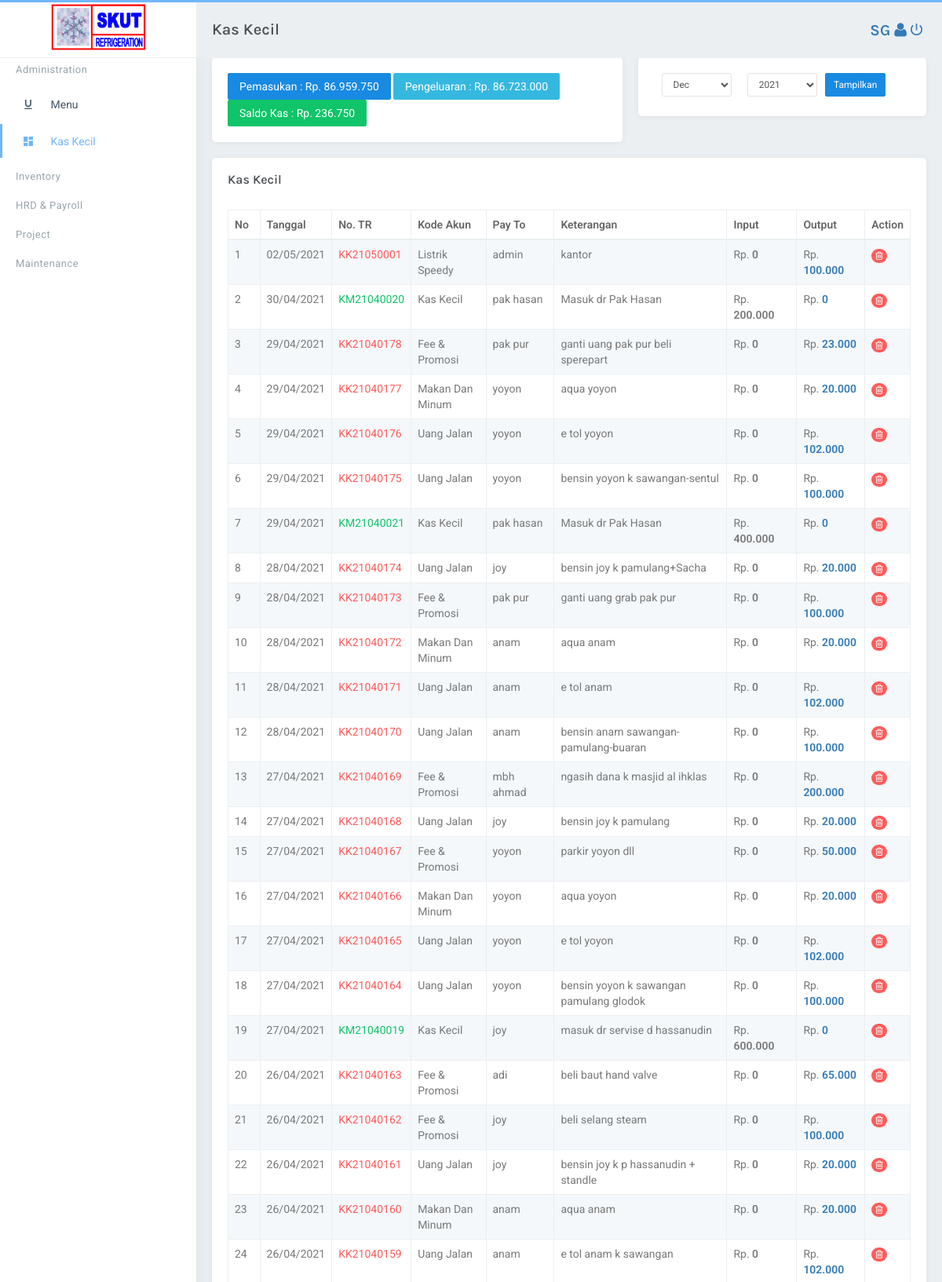
Page /administration/index.php (signed in, upper part) on the committed database.
### tables this page shows
CREATE TABLE `kas` (
  `id` int(11) NOT NULL,
  `tanggal` date DEFAULT NULL,
  `kodekas` varchar(50) DEFAULT NULL,
  `kodebulan` varchar(50) DEFAULT NULL,
  `kodetr` varchar(50) DEFAULT NULL,
  `payto` varchar(50) DEFAULT NULL,
  `keterangan` varchar(255) DEFAULT NULL,
  `input` int(11) DEFAULT NULL,
  `output` int(11) DEFAULT NULL,
  `saldo` int(11) DEFAULT NULL,
  `kodeakun` varchar(50) DEFAULT NULL
);

CREATE TABLE `kodeakun` (
  `id` int(11) NOT NULL,
  `kodeakun1` int(11) DEFAULT NULL,
  `ketkode1` varchar(50) DEFAULT NULL,
  `kodeakun2` int(11) DEFAULT NULL,
  `ketkode2` varchar(50) DEFAULT NULL,
  `kodeakun3` int(11) DEFAULT NULL,
  `ketkode3` varchar(50) DEFAULT NULL
);

### include/fungsi.php (called while the page is built, shortened)
<?php
$conn = mysqli_connect('localhost', 'root', '', 'skutrs_srs');
function query($query)
{
    global $conn;
    $result = mysqli_query($conn, $query);
    $rows = [];
    while ($row = mysqli_fetch_assoc($result)) {
        $rows[] = $row;
    }
    return $rows;
}

### controller/c_kaskecil.php (called while the page is built, shortened)
<?php
$jumlahi = "SELECT SUM(input) AS total_i FROM kas ";
$hasili = mysqli_query($conn, $jumlahi);
$inp = mysqli_fetch_array($hasili);
$totali = $inp['total_i'];
$jumlaho = "SELECT SUM(output) AS total_o FROM kas ";
$hasilo = mysqli_query($conn, $jumlaho);
$out = mysqli_fetch_array($hasilo);
$totalo = $out['total_o'];
$kaskecil = query("SELECT * FROM kas ORDER BY tanggal DESC, id DESC");
$jumlahsaldo = $totali - $totalo;

### include/fungsi_rupiah.php (called while the page is built, shortened)
<?php
function format_rupiah($angka){
  $rupiah=number_format($angka,0,',','.');
  return $rupiah;
}
?>

### administration/index.php (the view, shortened to what this page needs)
<?php
require '../include/fungsi.php';
require '../include/header.php';
require '../include/fungsi_rupiah.php';
require '../controller/c_kaskecil.php';
$juhal = "Kas Kecil";
?>
<body class="fixed-left">
    <div id="wrapper">
        <?php require '../include/topbar.php';?>
        <?php require '../include/sidebar.php';?>
        <div class="content-page">
            <div class="content">
                <div class="container">
                    <div class="row">
                        <div class="col-lg-7">
                            <div class="card-box">
                                <div class="dropdown pull-centre">
                                    <button class="btn btn-primary waves-effect waves-light" data-toggle="modal"
                                        data-target="#input-close-modal">Pemasukan : Rp. <?=format_rupiah($totali)?>
                                    </button>
                                    <button class="btn btn-info waves-effect waves-light" data-toggle="modal"
                                        data-target="#output-close-modal">
                                        Pengeluaran : Rp. <?=format_rupiah($totalo)?></button>
                                    <?php if(($totali - $totalo)<0) :?>
                                    <button class="btn btn-danger waves-effect waves-light" data-toggle="modal"
                                        data-target="#output-close-modal">
                                        Saldo Kas : Rp. <?=format_rupiah($jumlahsaldo)?></button>
                                    <?php else : ?>
                                    <button class="btn btn-success waves-effect waves-light" data-toggle="modal"
                                        data-target="#output-close-modal">
                                        Saldo Kas : Rp. <?=format_rupiah($jumlahsaldo)?></button>
                                    <?php endif; ?>
                                </div>
                            </div>
                        </div>
                        <div class="col-lg-5">
                            <div class="card-box">
                                <form method="post" action="">
                                    <?php require '../include/tgltahun.php';?>
                                </form>
                            </div>
                        </div>
                    </div>
                    <div class="row">
                        <div class="col-sm-12">
                            <div class="card-box table-responsive">
                                <h4 class="header-title m-t-0 m-b-30">Kas Kecil
                                </h4>
                                <table id="datatable" class="table table-striped table-bordered">
                                    <thead>
                                        <tr>
                                            <th>No</th>
                                            <th>Tanggal</th>
                                            <th>No. TR</th>
                                            <th>Kode Akun</th>
                                            <th>Pay To</th>
                                            <th>Keterangan</th>
                                            <th>Input</th>
                                            <th>Output</th>
                                            <th>Action</th>
                                        </tr>
                                    </thead>
                                    <tbody>
                                        <?php $i = 1;?>
                                        <?php foreach ($kaskecil as $row): ?>
                                        <tr>
                                            <td width="2%" ;><?=$i?></td>
                                            <td width="5%">
                                                <?php
$t = $row['tanggal'];
$ta = substr($t, 8, 2);
$bu = "/" . substr($t, 5, 2) . "/";
$tah = substr($t, 0, 4);
echo $ta . $bu . $tah;
?>
                                            </td>
                                            <?php if ($row["kodekas"] === "KK"): ?>
                                            <td width="5%" class="text-danger">
                                                <?=$row["kodekas"] . $row["kodebulan"] . $row["kodetr"]?>
                                            </td>
                                            <?php else: ?>
                                            <td width="5%" class="text-success">
                                                <?=$row["kodekas"] . $row["kodebulan"] . $row["kodetr"]?>
                                            </td>
                                            <?php endif;?>
                                            <td width="10%">
                                                <?php
$kodeakun = $row["kodeakun"];
$ka = "SELECT * FROM kodeakun WHERE kodeakun3 ='$kodeakun'";
$hasilka = mysqli_query($conn, $ka);
$tampil = mysqli_fetch_array($hasilka);
$tampilkode = $tampil['ketkode3'];
echo ucwords($tampilkode);
?>
                                            </td>
                                            <td width="10%" ;><?=$row["payto"]?></td>
                                            <td><?=$row["keterangan"]?></td>
                                            <td width="10%">Rp. <?="<b>" . format_rupiah($row["input"]) . " </b>"?></td>
                                            <td width="10%">Rp. <a
                                                    href="detailbon.php?id=<?=$row["id"]?>"><?="<b>" . format_rupiah($row["output"]) . " </b>"?></a>
                                            </td>
                                            <td>
                                                <a class="on-default remove-row badge badge-danger tombol-deletekas"><i
                                                        class="fa fa-trash-o"></i></a>
                                            </td>
                                        </tr>
                                        <?php $i++;?>
                                        <?php endforeach;?>
                                    </tbody>
                                </table>
                            </div>
                        </div>
                    </div>
                </div>
            </div>
        </div>
    </div>
</body>
</html>

### include/topbar.php (shortened to what this page needs)
<div class="topbar">
    <div class="topbar-left">
        <img src="../assets/images/logoskut.png" width="50%">
    </div>
    <div class="navbar navbar-default" role="navigation">
        <div class="container">
            <ul class="nav navbar-nav navbar-left">
                <li>
                    <h4 class="page-title"><?= $juhal  ?></h4>
                </li>
            </ul>
            <ul class="nav navbar-nav navbar-right">
                <li>
                    <div class="page-title">
                        <ul class="list-inline m-b-0">
                            <li>
                                <h5 class="page-title"><a href=""><?= strtoupper($username); ?> </a> </h5>
                            </li>
                        </ul>
                    </div>
                </li>
                <li>
                    <div class="page-title">
                        <ul class="list-inline m-b-0">
                            <li>
                                <a href=""><i class="fa fa-user"></i></a>
                            </li>
                        </ul>
                    </div>
                </li>
                <li>
                    <div class="page-title">
                        <ul class="list-inline m-b-0">
                            <li>
                                <a href="../utem"><i class="zmdi zmdi-power"></i></a>
                            </li>
                        </ul>
                    </div>
                </li>
            </ul>
        </div>
    </div>
</div>

### assets/css/core.css (style rules this page uses)
body { background: #ebeff2; font-family: 'Roboto', sans-serif; margin: 0; padding-bottom: 60px; overflow-x: hidden; color: #797979; }
html { position: relative; min-height: 100%; background: #ebeff2; }
h1, h2, h3, h4, h5, h6 { color: #505458; font-family: 'Karla', sans-serif; margin: 10px 0; }
h4 { line-height: 22px; }
h5 { font-size: 15px; }
* { outline: none !important; }
b { font-weight: 600; }
.container { width: auto; }
#wrapper { height: 100%; overflow: hidden; width: 100%; }
.page-title { font-size: 20px; font-weight: 600; margin-bottom: 0px; margin-top: 0px; line-height: 70px; }
.header-title { font-size: 16px; font-weight: 600; line-height: 16px; margin-bottom: 8px; }
.m-t-0 { margin-top: 0px !important; }
.m-b-0 { margin-bottom: 0px !important; }
.m-b-30 { margin-bottom: 30px !important; }
.card-box { padding: 20px; box-shadow: 0 0px 8px 0 rgba(0, 0, 0, 0.06), 0 1px 0px 0 rgba(0, 0, 0, 0.02); -webkit-border-radius: 5px; border-radius: 5px; -moz-border-radius: 5px; background-clip: padding-box; margin-bottom: 20px; background-color: #ffffff; }
.row { margin-right: -10px; margin-left: -10px; }
.col-lg-1, .col-lg-10, .col-lg-11, .col-lg-12, .col-lg-2, .col-lg-3, .col-lg-4, .col-lg-5, .col-lg-6, .col-lg-7, .col-lg-8, .col-lg-9, .col-md-1, .col-md-10, .col-md-11, .col-md-12, .col-md-2, .col-md-3, .col-md-4, .col-md-5, .col-md-6, .col-md-7, .col-md-8, .col-md-9, .col-sm-1, .col-sm-10, .col-sm-11, .col-sm-12, .col-sm-2, .col-sm-3, .col-sm-4, .col-sm-5, .col-sm-6, .col-sm-7, .col-sm-8, .col-sm-9, .col-xs-1, .col-xs-10, .col-xs-11, .col-xs-12, .col-xs-2, .col-xs-3, .col-xs-4, .col-xs-5, .col-xs-6, .col-xs-7, .col-xs-8, .col-xs-9 { padding-left: 10px; padding-right: 10px; }
.text-danger { color: #ff5b5b !important; }
.text-success { color: #10c469 !important; }
.badge { text-transform: uppercase; font-weight: 500; padding: 3px 5px; font-size: 12px; margin-top: 1px; background-color: #71b6f9; }
.badge-danger { background-color: #ff5b5b; }
.waves-effect { position: relative; cursor: pointer; display: inline-block; overflow: hidden; -webkit-user-select: none; -moz-user-select: none; -ms-user-select: none; user-select: none; -webkit-tap-highlight-color: transparent; vertical-align: middle; z-index: 1; will-change: opacity, transform; -webkit-transition: all 0.3s ease-out; -moz-transition: all 0.3s ease-out; -o-transition: all 0.3s ease-out; -ms-transition: all 0.3s ease-out; transition: all 0.3s ease-out; }

### assets/css/components.css (style rules this page uses)
.btn { border-radius: 2px; padding: 6px 14px; }
.btn-custom, .btn-primary, .btn-success, .btn-info, .btn-warning, .btn-danger, .btn-inverse, .btn-purple, .btn-pink { color: #ffffff !important; }
.btn-primary { background-color: #188ae2 !important; border: 1px solid #188ae2 !important; }
.btn-success { background-color: #10c469 !important; border: 1px solid #10c469 !important; }
.btn-info { background-color: #35b8e0 !important; border: 1px solid #35b8e0 !important; }
.table { margin-bottom: 10px; }
.table-striped > tbody > tr:nth-of-type(odd), .table-hover > tbody > tr:hover, .table > thead > tr > td.active, .table > tbody > tr > td.active, .table > tfoot > tr > td.active, .table > thead > tr > th.active, .table > tbody > tr > th.active, .table > tfoot > tr > th.active, .table > thead > tr.active > td, .table > tbody > tr.active > td, .table > tfoot > tr.active > td, .table > thead > tr.active > th, .table > tbody > tr.active > th, .table > tfoot > tr.active > th { background-color: #f4f8fb !important; }
.table > thead > tr > th, .table > tbody > tr > th, .table > tfoot > tr > th, .table > thead > tr > td, .table > tbody > tr > td, .table > tfoot > tr > td, .table > thead > tr > th, .table-bordered { border-top: 1px solid #ebeff2; }
.table-bordered > thead > tr > th, .table-bordered > tbody > tr > th, .table-bordered > tfoot > tr > th, .table-bordered > thead > tr > td, .table-bordered > tbody > tr > td, .table-bordered > tfoot > tr > td { border: 1px solid #ebeff2; }
.table > thead > tr > th { vertical-align: bottom; border-bottom: 2px solid #ebeff2; }
tbody { color: #797979; }
th { color: #666666; font-weight: 600; }
.table-bordered { border: 1px solid #ebeff2; }
#datatable td { font-weight: normal; }

### rows in the picture
kas: tanggal "02", tanggal "/05/", tanggal "2021", kodekas "KK", kodebulan "2105", kodetr "0001", kodeakun.ketkode3 "Listrik Speedy", payto "admin", keterangan "kantor", input "0", output "100.000"
kas: tanggal "30", tanggal "/04/", tanggal "2021", kodekas "KM", kodebulan "2104", kodetr "0020", kodeakun.ketkode3 "Kas Kecil", payto "pak hasan", keterangan "Masuk dr Pak Hasan", input "200.000", output "0"
kas: tanggal "29", tanggal "/04/", tanggal "2021", kodekas "KK", kodebulan "2104", kodetr "0178", kodeakun.ketkode3 "Fee & Promosi", payto "pak pur", keterangan "ganti uang pak pur beli sperepart", input "0", output "23.000"
kas: tanggal "29", tanggal "/04/", tanggal "2021", kodekas "KK", kodebulan "2104", kodetr "0177", kodeakun.ketkode3 "Makan Dan Minum", payto "yoyon", keterangan "aqua yoyon", input "0", output "20.000"
kas: tanggal "29", tanggal "/04/", tanggal "2021", kodekas "KK", kodebulan "2104", kodetr "0176", kodeakun.ketkode3 "Uang Jalan", payto "yoyon", keterangan "e tol yoyon", input "0", output "102.000"
kas: tanggal "29", tanggal "/04/", tanggal "2021", kodekas "KK", kodebulan "2104", kodetr "0175", kodeakun.ketkode3 "Uang Jalan", payto "yoyon", keterangan "bensin yoyon k sawangan-sentul", input "0", output "100.000"
kas: tanggal "29", tanggal "/04/", tanggal "2021", kodekas "KM", kodebulan "2104", kodetr "0021", kodeakun.ketkode3 "Kas Kecil", payto "pak hasan", keterangan "Masuk dr Pak Hasan", input "400.000", output "0"
kas: tanggal "28", tanggal "/04/", tanggal "2021", kodekas "KK", kodebulan "2104", kodetr "0174", kodeakun.ketkode3 "Uang Jalan", payto "joy", keterangan "bensin joy k pamulang+Sacha", input "0", output "20.000"
kas: tanggal "28", tanggal "/04/", tanggal "2021", kodekas "KK", kodebulan "2104", kodetr "0173", kodeakun.ketkode3 "Fee & Promosi", payto "pak pur", keterangan "ganti uang grab pak pur", input "0", output "100.000"
kas: tanggal "28", tanggal "/04/", tanggal "2021", kodekas "KK", kodebulan "2104", kodetr "0172", kodeakun.ketkode3 "Makan Dan Minum", payto "anam", keterangan "aqua anam", input "0", output "20.000"
kas: tanggal "28", tanggal "/04/", tanggal "2021", kodekas "KK", kodebulan "2104", kodetr "0171", kodeakun.ketkode3 "Uang Jalan", payto "anam", keterangan "e tol anam", input "0", output "102.000"
kas: tanggal "28", tanggal "/04/", tanggal "2021", kodekas "KK", kodebulan "2104", kodetr "0170", kodeakun.ketkode3 "Uang Jalan", payto "anam", keterangan "bensin anam sawangan-pamulang-buaran", input "0", output "100.000"
kas: tanggal "27", tanggal "/04/", tanggal "2021", kodekas "KK", kodebulan "2104", kodetr "0169", kodeakun.ketkode3 "Fee & Promosi", payto "mbh ahmad", keterangan "ngasih dana k masjid al ihklas", input "0", output "200.000"
kas: tanggal "27", tanggal "/04/", tanggal "2021", kodekas "KK", kodebulan "2104", kodetr "0168", kodeakun.ketkode3 "Uang Jalan", payto "joy", keterangan "bensin joy k pamulang", input "0", output "20.000"
kas: tanggal "27", tanggal "/04/", tanggal "2021", kodekas "KK", kodebulan "2104", kodetr "0167", kodeakun.ketkode3 "Fee & Promosi", payto "yoyon", keterangan "parkir yoyon dll", input "0", output "50.000"
kas: tanggal "27", tanggal "/04/", tanggal "2021", kodekas "KK", kodebulan "2104", kodetr "0166", kodeakun.ketkode3 "Makan Dan Minum", payto "yoyon", keterangan "aqua yoyon", input "0", output "20.000"
kas: tanggal "27", tanggal "/04/", tanggal "2021", kodekas "KK", kodebulan "2104", kodetr "0165", kodeakun.ketkode3 "Uang Jalan", payto "yoyon", keterangan "e tol yoyon", input "0", output "102.000"
kas: tanggal "27", tanggal "/04/", tanggal "2021", kodekas "KK", kodebulan "2104", kodetr "0164", kodeakun.ketkode3 "Uang Jalan", payto "yoyon", keterangan "bensin yoyon k sawangan pamulang glodok", input "0", output "100.000"
kas: tanggal "27", tanggal "/04/", tanggal "2021", kodekas "KM", kodebulan "2104", kodetr "0019", kodeakun.ketkode3 "Kas Kecil", payto "joy", keterangan "masuk dr servise d hassanudin", input "600.000", output "0"
kas: tanggal "26", tanggal "/04/", tanggal "2021", kodekas "KK", kodebulan "2104", kodetr "0163", kodeakun.ketkode3 "Fee & Promosi", payto "adi", keterangan "beli baut hand valve", input "0", output "65.000"
kas: tanggal "26", tanggal "/04/", tanggal "2021", kodekas "KK", kodebulan "2104", kodetr "0162", kodeakun.ketkode3 "Fee & Promosi", payto "joy", keterangan "beli selang steam", input "0", output "100.000"
kas: tanggal "26", tanggal "/04/", tanggal "2021", kodekas "KK", kodebulan "2104", kodetr "0161", kodeakun.ketkode3 "Uang Jalan", payto "joy", keterangan "bensin joy k p hassanudin + standle", input "0", output "20.000"
kas: tanggal "26", tanggal "/04/", tanggal "2021", kodekas "KK", kodebulan "2104", kodetr "0160", kodeakun.ketkode3 "Makan Dan Minum", payto "anam", keterangan "aqua anam", input "0", output "20.000"
kas: tanggal "26", tanggal "/04/", tanggal "2021", kodekas "KK", kodebulan "2104", kodetr "0159", kodeakun.ketkode3 "Uang Jalan", payto "anam", keterangan "e tol anam k sawangan", input "0", output "102.000"

### other values in the picture
$juhal "Kas Kecil"
$username "SG"
$bagian "Administration"
format_rupiah($totali) "86.959.750"
format_rupiah($totalo) "86.723.000"
format_rupiah($jumlahsaldo) "236.750"
form field bulan "Dec"
form field tahun "2021"
